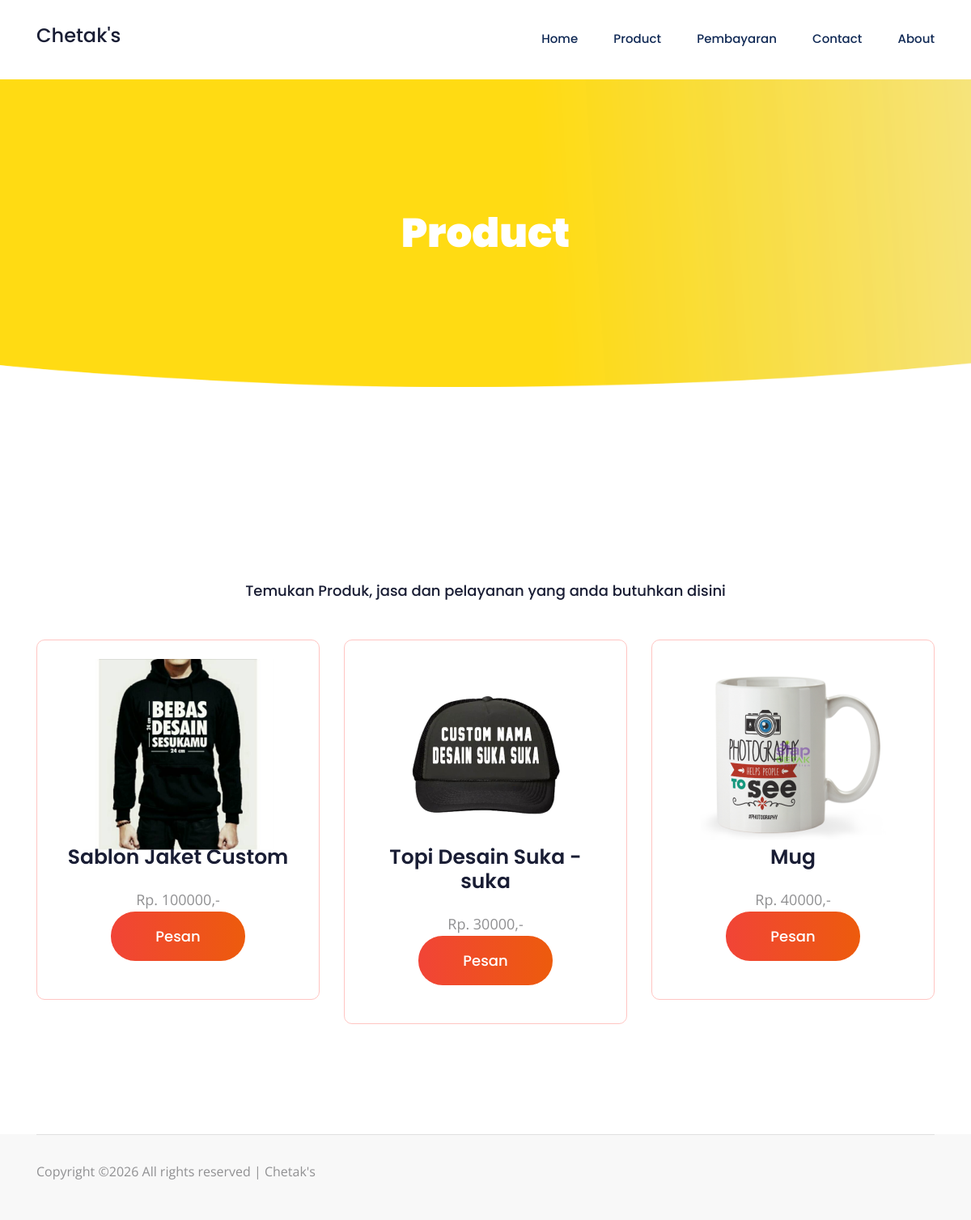
The page /product.php on the database its author committed.
### tables this page shows
CREATE TABLE `produk` (
  `id_produk` int(11) NOT NULL,
  `nama_produk` varchar(40) NOT NULL,
  `harga` int(11) NOT NULL,
  `gambar_produk` varchar(255) NOT NULL
);

### product.php (the view, shortened to what this page needs)
<?php
    include "function/function.php";
    $query = $db->prepare("SELECT * FROM produk");
    $query->execute();
?>
<!doctype html>
<html class="no-js" lang="zxx">
<head>
    <link rel="stylesheet" href="css/bootstrap.min.css">
    <link rel="stylesheet" href="css/owl.carousel.min.css">
    <link rel="stylesheet" href="css/magnific-popup.css">
    <link rel="stylesheet" href="css/font-awesome.min.css">
    <link rel="stylesheet" href="css/themify-icons.css">
    <link rel="stylesheet" href="css/nice-select.css">
    <link rel="stylesheet" href="css/flaticon.css">
    <link rel="stylesheet" href="css/gijgo.css">
    <link rel="stylesheet" href="css/animate.css">
    <link rel="stylesheet" href="css/slicknav.css">
    <link rel="stylesheet" href="css/style.css">
</head>
<body>
    <header>
        <div class="header-area ">
            <div id="sticky-header" class="main-header-area">
                <div class="container">
                    <div class="row align-items-center">
                        <div class="col-xl-3 col-lg-3">
                            <div class="logo">
                                <a href="index.php">
                                    <h3>Chetak's</h3>
                                </a>
                            </div>
                        </div>
                        <div class="col-xl-9 col-lg-9">
                            <div class="main-menu  d-none d-lg-block">
                                <nav>
                                    <ul id="navigation">
                                        <li><a  href="index.php">home</a></li>
                                        <li><a href="product.php">product</a></li>
                                        <li><a href="pembayaran.php">pembayaran</a></li>
                                        <li><a href="contact.php">contact</a></li>
                                        <li><a href="about.php">about</a></li>
                                    </ul>
                                </nav>
                            </div>
                        </div>
                        <div class="col-12">
                        </div>
                    </div>
                </div>
            </div>
        </div>
    </header>
    <div class="bradcam_area breadcam_bg">
        <div class="container">
            <div class="row">
                <div class="col-lg-12">
                    <div class="bradcam_text text-center">
                        <h3>Product</h3>
                    </div>
                </div>
            </div>
        </div>
    </div>
    <div class="service_area">
        <div class="container">
            <div class="row justify-content-center ">
                <div class="col-lg-7 col-md-10">
                    <div class="section_title text-center mb-95">
                        <h4>Temukan Produk, jasa dan pelayanan yang anda butuhkan disini</h4>
                    </div>
                </div>
            </div>
            <div class="row justify-content-center">
                <?php
                  foreach ($query as $data){
                ?>
                <div class="col-lg-4 col-md-6">
                    <div class="single_service">
                         <div class="service_thumb d-flex align-items-center justify-content-center">
                             <div class="service_icon">
                                 <img src="img/product/<?php echo $data['gambar_produk']; ?>" alt="">
                             </div>
                         </div>
                         <div class="service_content text-center">
                            <h3><?php echo $data['nama_produk']; ?></h3>
                            <p style="font-size: 18px">Rp. <?php echo $data['harga']; ?>,-</p>
                            <a href="order.php?id=<?php echo $data['id_produk']; ?>" class="boxed-btn3" style=" margin-bottom: -20px;">Pesan</a>
                         </div>
                    </div>
                </div>
                <?php
                  }
                ?>
            </div>
        </div>
    </div>
    <footer class="footer">
        <div class="copy-right_text">
            <div class="container">
                <div class="bordered_1px"></div>
                <div class="row">
                    <div class="col-xl-12">
                        <p class="copy_right text-center">
                            <p>
  Copyright &copy;<script>document.write(new Date().getFullYear());</script> All rights reserved | Chetak's
  </p>
                        </p>
                    </div>
                </div>
            </div>
        </div>
    </footer>
</body>
</html>

### rows shown on the page
produk: gambar_produk (picture), nama_produk "Sablon Jaket Custom", harga "100000"
produk: gambar_produk (picture), nama_produk "Topi Desain Suka -suka", harga "30000"
produk: gambar_produk (picture), nama_produk "Mug", harga "40000"
